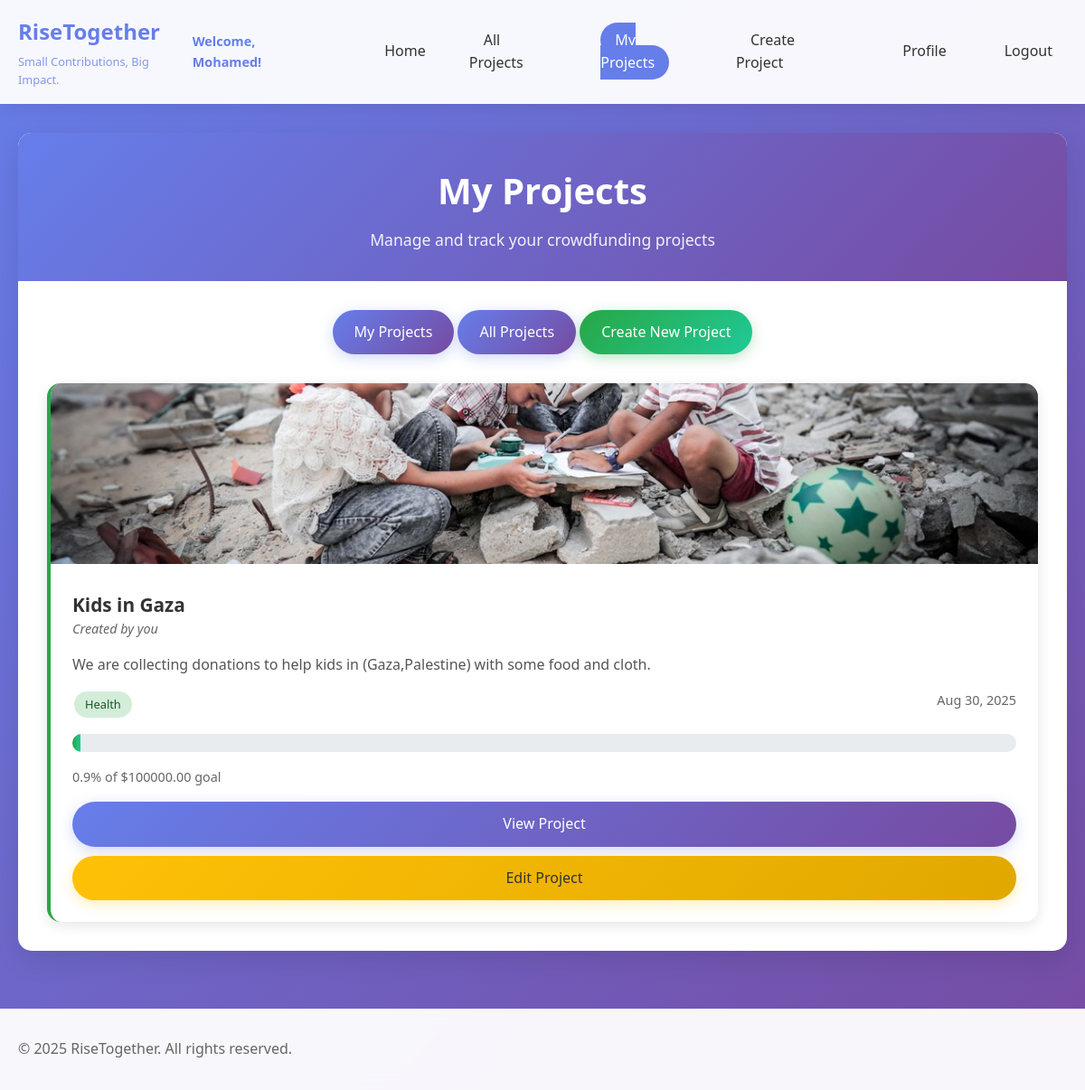
The page /projects/my-projects/ (signed in) on the database its author committed.
### accounts/models.py (models this page shows)
class CustomUser(AbstractUser):
    phone_number = models.CharField(max_length=15, unique=True, null=True, blank=True)
    birthdate = models.DateField(null=True, blank=True)
    gender = models.CharField(max_length=10, choices=[('Male', 'Male'), ('Female', 'Female')])
    country = models.CharField(max_length=50)
    profile_picture = models.ImageField(upload_to='profile_pics/', blank=True, null=True)
    bio = models.TextField(blank=True,null=True)
    is_active = models.BooleanField(default=False)  # Users must activate their account via email

### projects/models.py (models this page shows, shortened)
class Project(models.Model):
    owner = models.ForeignKey(settings.AUTH_USER_MODEL, on_delete=models.CASCADE)
    title = models.CharField(max_length=200)
    details = models.TextField()
    category = models.ForeignKey(Category, on_delete=models.SET_NULL, null=True)
    total_target = models.DecimalField(max_digits=10, decimal_places=2)
    tags = models.CharField(max_length=200, blank=True)
    start_time = models.DateTimeField()
    end_time = models.DateTimeField()
    image = models.ImageField(upload_to='project_images/', blank=True, null=True)
    STATUS_CHOICES = [
        ('active', 'Active'),
        ('cancelled', 'Cancelled'),
        ('completed', 'Completed'),
    ]
    status = models.CharField(max_length=20, choices=STATUS_CHOICES, default='active')
    featured = models.BooleanField(default=False, help_text="Mark this project as featured to display it on the home page")
    def get_main_image(self):
        if self.image:
            return self.image
        first_image = self.projectimage_set.first()
        return first_image.image if first_image else None
    def get_donation_percentage(self):
        total_donations = sum(donation.amount for donation in self.donation_set.all())
        if self.total_target > 0:
            return (total_donations / self.total_target) * 100
        return 0

class Category(models.Model):
    name = models.CharField(max_length=100)

### projects/views.py (the view)
# urls.py: path('my-projects/', views.my_projects_view, name='my_projects'),
@login_required
def my_projects_view(request):
    user = request.user
    my_projects = Project.objects.filter(owner=user)
    return render(request, 'my_projects.html', {'projects':my_projects})

### templates/my_projects.html (shortened to what this page needs)
{% extends 'base.html' %}
{% block content %}
<div class="card">
    <div class="card-header">
        <h1>My Projects</h1>
        <p>Manage and track your crowdfunding projects</p>
    </div>
    <div class="card-content">
        <div class="text-center mb-4">
            <a href="{% url 'my_projects' %}" class="btn active">My Projects</a>
            <a href="{% url 'all_projects' %}" class="btn">All Projects</a>
            <a href="{% url 'create_project' %}" class="btn btn-success">Create New Project</a>
        </div>
        {% if projects %}
        <div class="grid grid-3">
            {% for project in projects %}
            <div class="project-card" style="border-left: 4px solid #28a745;">
                {% with main_image=project.get_main_image %}
                    {% if main_image %}
                    <img src="{{ main_image.url }}" alt="{{ project.title }}" class="project-image">
                    {% else %}
                    <div class="project-image" style="background: linear-gradient(135deg, #28a745 0%, #20c997 100%); display: flex; align-items: center; justify-content: center; color: white; font-size: 1.2em;">
                        {{ project.title|slice:":20" }}...
                    </div>
                    {% endif %}
                {% endwith %}
                <div class="project-content">
                    <a href="{% url 'project_detail' project.id %}" class="project-title">{{ project.title }}</a>
                    <div class="project-owner">Created by you</div>
                    <div class="project-description">
                        {{ project.details|truncatewords:20 }}
                    </div>
                    <div class="mb-2">
                        <span class="badge badge-success">{{ project.category.name|default:"General" }}</span>
                        <span style="color: #666; font-size: 0.9em; float: right;">{{ project.start_time|date:"M j, Y" }}</span>
                    </div>
                    <div class="mb-2">
                        {% with project.get_donation_percentage as donation_percentage %}
                        {% if donation_percentage > 0 %}
                            <div class="progress">
                                <div class="progress-bar" style="width: {{ donation_percentage }}%"></div>
                            </div>
                            <div style="font-size: 0.9em; color: #666;">{{ donation_percentage|floatformat:1 }}% of ${{ project.total_target }} goal</div>
                        {% else %}
                            <div class="progress">
                                <div class="progress-bar" style="width: 0%"></div>
                            </div>
                            <div style="font-size: 0.9em; color: #666;">Just started - ${{ project.total_target }} goal</div>
                        {% endif %}
                        {% endwith %}
                    </div>
                    <a href="{% url 'project_detail' project.id %}" class="btn" style="width: 100%;">View Project</a>
                    <a href="#" class="btn btn-warning" style="width: 100%; margin-top: 10px;">Edit Project</a>
                </div>
            </div>
            {% endfor %}
        </div>
        {% else %}
        <div class="text-center p-4">
            <h3 class="mb-2">You haven't created any projects yet</h3>
            <p class="mb-3">Start your crowdfunding journey by creating your first project!</p>
            <a href="{% url 'create_project' %}" class="btn btn-success">Create Your First Project</a>
        </div>
        {% endif %}
    </div>
</div>
{% endblock %}

### templates/base.html (shortened to what this page needs)
<!DOCTYPE html>
<html lang="en">
<head>
    {% load static %}
    <link rel="stylesheet" href="{% static 'style.css' %}">
</head>
<body>
    <nav class="navbar">
        <div class="nav-container">
            <div class="nav-brand-container">
                <a href="{% url 'home' %}" class="nav-brand">RiseTogether</a>
                <p class="nav-slogan">Small Contributions, Big Impact.</p>
            </div>
            <ul class="nav-menu">
                {% if user.is_authenticated %}
                    <span class="user-welcome">Welcome, {{ user.first_name }}!</span>
                    <li><a href="{% url 'home' %}" class="{% if request.resolver_match.url_name == 'home' %}active{% endif %}">Home</a></li>
                    <li><a href="{% url 'all_projects' %}" class="{% if request.resolver_match.url_name == 'all_projects' %}active{% endif %}">All Projects</a></li>
                    <li><a href="{% url 'my_projects' %}" class="{% if request.resolver_match.url_name == 'my_projects' %}active{% endif %}">My Projects</a></li>
                    <li><a href="{% url 'create_project' %}" class="{% if request.resolver_match.url_name == 'create_project' %}active{% endif %}">Create Project</a></li>
                    <li><a href="{% url 'profile' %}" class="{% if request.resolver_match.url_name == 'profile' %}active{% endif %}">Profile</a></li>
                    <li><a href="{% url 'logout' %}">Logout</a></li>
                {% else %}
                    <li><a href="{% url 'login' %}" class="{% if request.resolver_match.url_name == 'login' %}active{% endif %}">Login</a></li>
                    <li><a href="{% url 'register' %}" class="{% if request.resolver_match.url_name == 'register' %}active{% endif %}">Register</a></li>
                {% endif %}
            </ul>
        </div>
    </nav>
    <main class="main-container">
        {% block content %}{% endblock %}
    </main>
    <footer class="footer">
        <div class="nav-container">
            <p>&copy; 2025 RiseTogether. All rights reserved.</p>
        </div>
    </footer>
</body>
</html>

### static/style.css (style rules this page uses)
body { font-family: 'Segoe UI', Tahoma, Geneva, Verdana, sans-serif; margin: 0; padding: 0; background-color: #f5f5f5; }
.card { background: white; border-radius: 10px; box-shadow: 0 2px 10px rgba(0,0,0,0.1); margin-bottom: 20px; }
.card-header { background: linear-gradient(135deg, #667eea 0%, #764ba2 100%); color: white; padding: 20px; border-radius: 10px 10px 0 0; }
.card-header h1 { margin: 0; font-size: 2rem; }
.card-content { padding: 20px; }
.btn { background: linear-gradient(135deg, #667eea 0%, #764ba2 100%); color: white; border: none; padding: 10px 20px; border-radius: 5px; cursor: pointer; text-decoration: none; display: inline-block; transition: all 0.3s ease; }
.grid { display: grid; gap: 20px; }
.grid-3 { grid-template-columns: 1fr 1fr 1fr; }
.progress { background: #e9ecef; border-radius: 10px; height: 20px; overflow: hidden; margin: 10px 0; }
.progress-bar { background: linear-gradient(135deg, #28a745 0%, #20c997 100%); height: 100%; transition: width 0.3s ease; }
.badge { display: inline-block; padding: 4px 8px; border-radius: 15px; font-size: 0.8rem; margin: 2px; }
.project-image { width: auto; height: auto; max-width: 100%; object-fit: contain; }
.mb-2 { margin-bottom: 1rem; }
.project-title { font-size: 1.4rem; font-weight: bold; margin-bottom: 10px; line-height: 1.3; }
.project-owner { color: #666; font-size: 0.9rem; margin-bottom: 15px; font-style: italic; }
.project-description { color: #555; line-height: 1.6; margin-bottom: 20px; flex-grow: 1; }
.btn-success { background: linear-gradient(135deg, #28a745 0%, #20c997 100%); }

### rows shown on the page
CustomUser: first_name "Mohamed"
Project: title "Kids in Gaza", details "We are collecting donations to help kids in (Gaza,Palestine) with some food and cloth.", category.name "Health", start_time "Aug 30, 2025", {{ donation_percentage }} 0.8500 (drawn), get_donation_percentage "0.9", total_target "100000.00"
